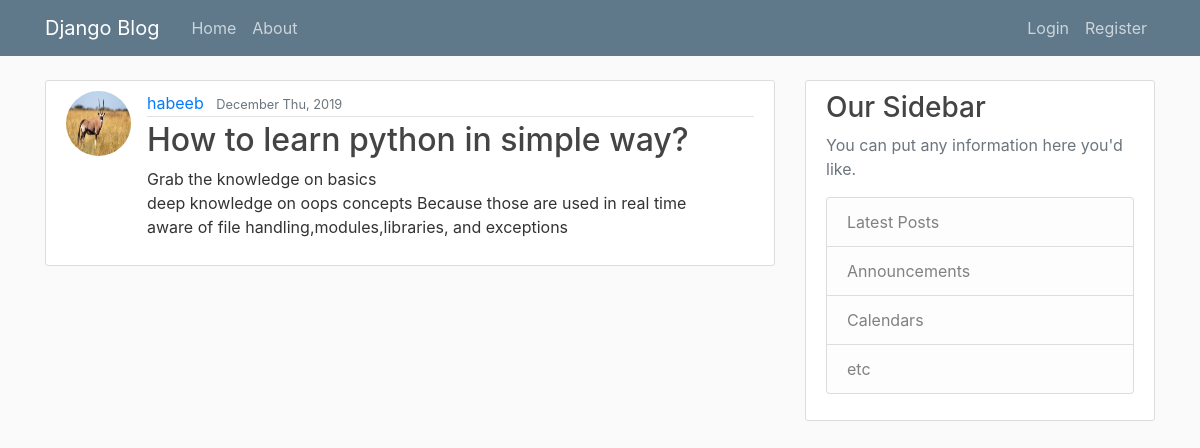
Screenshot of /post/15/ with the database file from the repository.
### app1/models.py (models this page shows, shortened)
class post(models.Model):
    title = models.CharField(max_length=100)
    content = models.TextField()
    date_posted = models.DateTimeField(default = timezone.now)
    author = models.ForeignKey(User,on_delete = models.CASCADE)

### users/models.py (models this page shows, shortened)
class profile(models.Model):
    user = models.OneToOneField(User,on_delete = models.CASCADE)
    image = models.ImageField(default='default.jpg',upload_to='profile_pics')

### app1/views.py (the view)
# urls.py: path('post/<int:pk>/',PostDetailView.as_view(),name = 'post-detail'),#for specific post details
class PostDetailView(DetailView):
    model = post

### app1/templates/app1/post_detail.html (shortened to what this page needs)
{% extends 'app1/base.html' %}
{% block content %}
    <article class="media content-section">
        <img class = 'rounded-circle article-img' src = {{object.author.profile.image.url}}>
            <div class="media-body">
                <div class="article-metadata">
                    <a class="mr-2" href="{% url 'user-posts' object.author.username %}">{{ object.author }}</a>
                    <small class="text-muted">{{ object.date_posted|date:'F D, Y' }}</small>
                </div>
                <h2 class="article-title">{{ object.title }}</h2>
                <p class="article-content">{{ object.content }}</p>
            </div>
    </article>
{% endblock content %}

### app1/static/app1/main.css (style rules this page uses)
body { background: #fafafa; color: #333333; margin-top: 5rem; }
h1, h2, h3, h4, h5, h6 { color: #444444; }
.content-section { background: #ffffff; padding: 10px 20px; border: 1px solid #dddddd; border-radius: 3px; margin-bottom: 20px; }
.article-title { color: #444444; }
.article-content { white-space: pre-line; }
.article-img { height: 65px; width: 65px; margin-right: 16px; }
.article-metadata { padding-bottom: 1px; margin-bottom: 4px; border-bottom: 1px solid #e3e3e3 }

### rows the page displays
post: author.profile.image (picture), author "habeeb", date_posted "December Thu, 2019", title "How to learn python in simple way?", content "Grab the knowledge on basics deep knowledge on oops concepts Because those are used in real time aware of file handling,modules,libraries, and exceptions"
